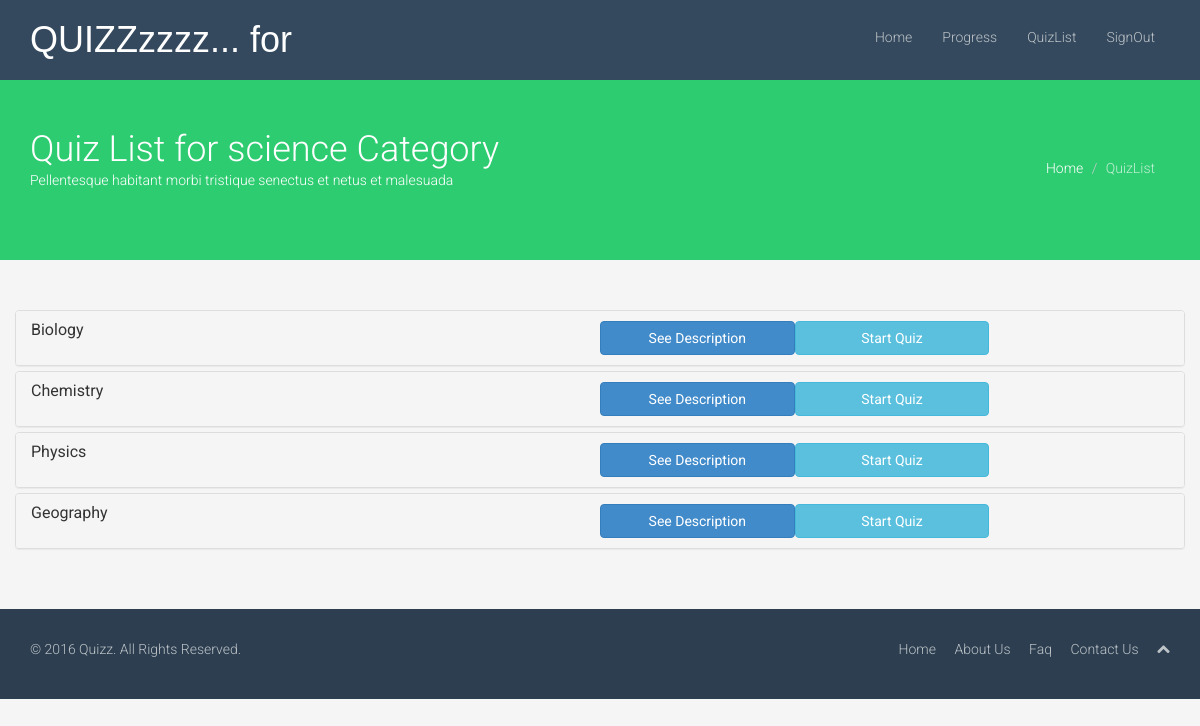
Screenshot of /quizz/category/science/ with the database file from the repository.
### quiz/models.py (models this page shows, shortened)
@python_2_unicode_compatible
class Category(models.Model):
    category = models.CharField(verbose_name=_("Category"), max_length=250, blank=True, unique=True, null=True)
    objects = CategoryManager()
    class Meta:
        verbose_name = _("Category")
        verbose_name_plural = _("Categories")

@python_2_unicode_compatible
class Quiz(models.Model):
    title = models.CharField(verbose_name=_("Title"), max_length=60, blank=False)
    description = models.TextField(verbose_name=_("Description"), blank=True, help_text=_("a description of the quiz"))
    url = models.SlugField(max_length=60, blank=True, help_text=_("a user friendly url"), verbose_name=_("user friendly url"))
    category = models.ForeignKey(Category, null=True, blank=True, verbose_name=_("Category"))
    pass_mark = models.SmallIntegerField(blank=True, default=40, verbose_name=_("Pass Mark"),
        help_text=_("Percentage required to pass exam."), validators=[MaxValueValidator(100)])
    success_text = models.TextField(blank=True, default='You Have Passed !!',
        help_text=_("Displayed if user passes."), verbose_name=_("Success Text"))
    fail_text = models.TextField(verbose_name=_("Fail Text"), default='You have failed', blank=True, help_text=_("Displayed if user fails."))
    draft = models.BooleanField(blank=True, default=False, verbose_name=_("Draft"),
        help_text=_("If yes, the quiz is not displayed"
                    " in the quiz list and can only be"
                    " taken by users who can edit"
                    " quizzes."))
    class Meta:
        verbose_name = _("Quiz")
        verbose_name_plural = _("Quizzes")

### quiz/views.py (the view)
class ViewQuizListByCategory(ListView):
    model = Quiz
    template_name = 'QuizListTheme.html'
    def dispatch(self, request, *args, **kwargs):
        self.category = get_object_or_404(Category, category=self.kwargs['category_name'])
        return super(ViewQuizListByCategory, self).\
            dispatch(request, *args, **kwargs)
    def get_context_data(self, **kwargs):
        context = super(ViewQuizListByCategory, self)\
            .get_context_data(**kwargs)
        context['category'] = self.category
        return context
    def get_queryset(self):
        queryset = super(ViewQuizListByCategory, self).get_queryset()
        return queryset.filter(category=self.category, draft=False)

### quiz/templates/QuizListTheme.html (shortened to what this page needs)
{% extends "indexTheme.html" %}
{% load i18n %}
{% load quiz_tags %}
{% block content %}
<section id="title" class="emerald">
  <div class="container">
    <div class="row">
      <div class="col-sm-6">
        <h1>Quiz List for {{ category.category }} Category</h1>
        <p>Pellentesque habitant morbi tristique senectus et netus et malesuada</p>
      </div>
      <div class="col-sm-6">
        <ul class="breadcrumb pull-right">
          <li><a href="index.html">Home</a></li>
          <li class="active">QuizList</li>
        </ul>
      </div>
    </div>
  </div>
</section>
<section id="quizlist" class="container">
  {% with object_list as quizzes %}
  {% if quizzes %}
  <div class="row">
      <div class="panel-group" id="accordion1">
        {% for quiz in quizzes %}
        <div class="panel panel-default">
          <div class="panel-heading">
            <h4 class="panel-title">
              <div class="row">
                <div class="col-md-6"> {{ quiz.title }} </div>
                <a class="accordion-toggle btn btn-primary col-md-2" data-toggle="collapse" data-parent="#accordion1" href="#{{ quiz.title.split|join:"_" }}">
                  See Description
                </a>
                <a href="{% url 'quiz_question' quiz_name=quiz.url %}" class="btn btn-info col-md-2">Start Quiz</a>
              </div>
            </h4>
          </div>
        </div>
        {% endfor %}
      </div>
  </div>
{% else %}
<p>{% trans "There are no quizzes" %}</p>
{% endif %}
{% endwith %}
</section>
{% endblock %}

### static/css/main.css (style rules this page uses)
body { padding-top: 80px; color: #34495e; background: #f5f5f5; font-family: 'Roboto', sans-serif; font-weight: 300; }
h1, h2, h3, h4, h5, h6 { font-family: 'Roboto', sans-serif; font-weight: 400; }
a { color: #34495e; -webkit-transition: 300ms; -moz-transition: 300ms; -o-transition: 300ms; transition: 300ms; }
.btn { font-weight: 400; }
body > section { padding: 50px 0; }
.turquoise, .green-sea, .sun-flower, .orange, .emerald, .nephrits, .carrot, .pumkin, .peter-river, .belize-hole, .alizarin, .pomegranate, .amethyst, .wisteria, .clouds .silver, .wet-asphalt, .midnight-blue, .concrete, .asbestos { color: #fff; }
.turquoise h1, .green-sea h1, .sun-flower h1, .orange h1, .emerald h1, .nephrits h1, .carrot h1, .pumkin h1, .peter-river h1, .belize-hole h1, .alizarin h1, .pomegranate h1, .amethyst h1, .wisteria h1, .clouds .silver h1, .wet-asphalt h1, .midnight-blue h1, .concrete h1, .asbestos h1, .turquoise h2, .green-sea h2, .sun-flower h2, .orange h2, .emerald h2, .nephrits h2, .carrot h2, .pumkin h2, .peter-river h2, .belize-hole h2, .alizarin h2, .pomegranate h2, .amethyst h2, .wisteria h2, .clouds .silver h2, .wet-asphalt h2, .midnight-blue h2, .concrete h2, .asbestos h2, .turquoise h3, .green-sea h3, .sun-flower h3, .orange h3, .emerald h3, .nephrits h3, .carrot h3, .pumkin h3, .peter-river h3, .belize-hole h3, .alizarin h3, .pomegranate h3, .amethyst h3, .wisteria h3, .clouds .silver h3, .wet-asphalt h3, .midnight-blue h3, .concrete h3, .asbestos h3, .turquoise h4, .green-sea h4, .sun-flower h4, .orange h4, .emerald h4, .nephrits h4, .carrot h4, .pumkin h4, .peter-river h4, .belize-hole h4, .alizarin h4, .pomegranate h4, .amethyst h4, .wisteria h4, .clouds .silver h4, .wet-asphalt h4, .midnight-blue h4, .concrete h4, .asbestos h4, .turquoise h5, .green-sea h5, .sun-flower h5, .orange h5, .emerald h5, .nephrits h5, .carrot h5, .pumkin h5, .peter-river h5, .belize-hole h5, .alizarin h5, .pomegranate h5, .amethyst h5, .wisteria h5, .clouds .silver h5, .wet-asphalt h5, .midnight-blue h5, .concrete h5, .asbestos h5, .turquoise h6, .green-sea h6, .sun-flower h6, .orange h6, .emerald h6, .nephrits h6, .carrot h6, .pumkin h6, .peter-river h6, .belize-hole h6, .alizarin h6, .pomegranate h6, .amethyst h6, .wisteria h6, .clouds .silver h6, .wet-asphalt h6, .midnight-blue h6, .concrete h6, .asbestos h6 { color: #fff; }
.emerald { background-color: #2ecc71; }
#title h1 { margin: 0; font-size: 36px; font-weight: 300; }
ul.breadcrumb { margin: 20px 0 0; background: transparent; }
ul.breadcrumb > li { text-shadow: none; }
ul.breadcrumb > li > a, ul.breadcrumb > li .divider { color: #fff; }
ul.breadcrumb > li.active { color: rgba(255, 255, 255, 0.7); }
.row > div { margin-bottom: 10px; }

### rows the page displays
Category: category "science"
Quiz: title "Biology"
Quiz: title "Chemistry"
Quiz: title "Physics"
Quiz: title "Geography"
